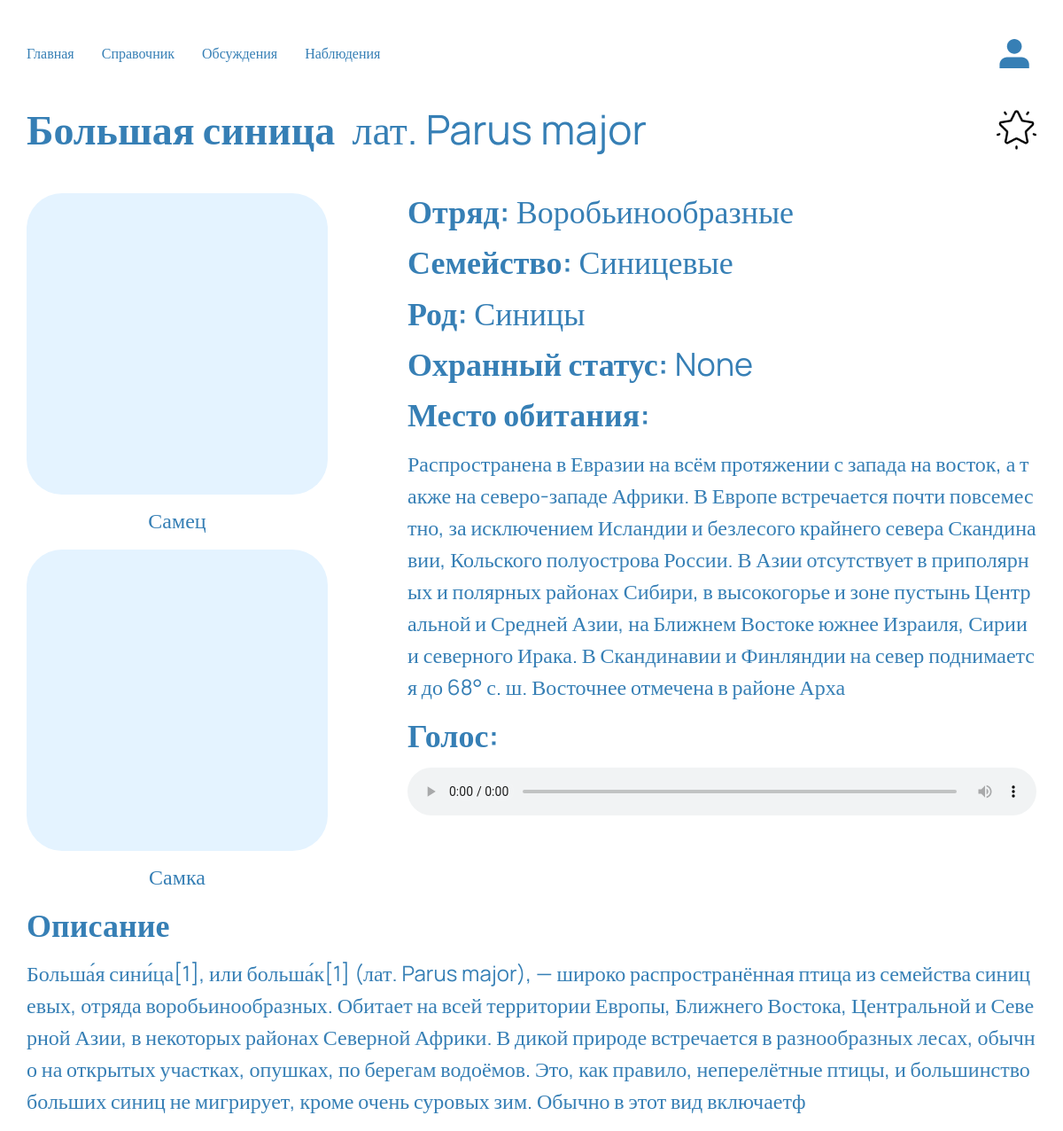
Before: /lib/bird/11 with the older database file.
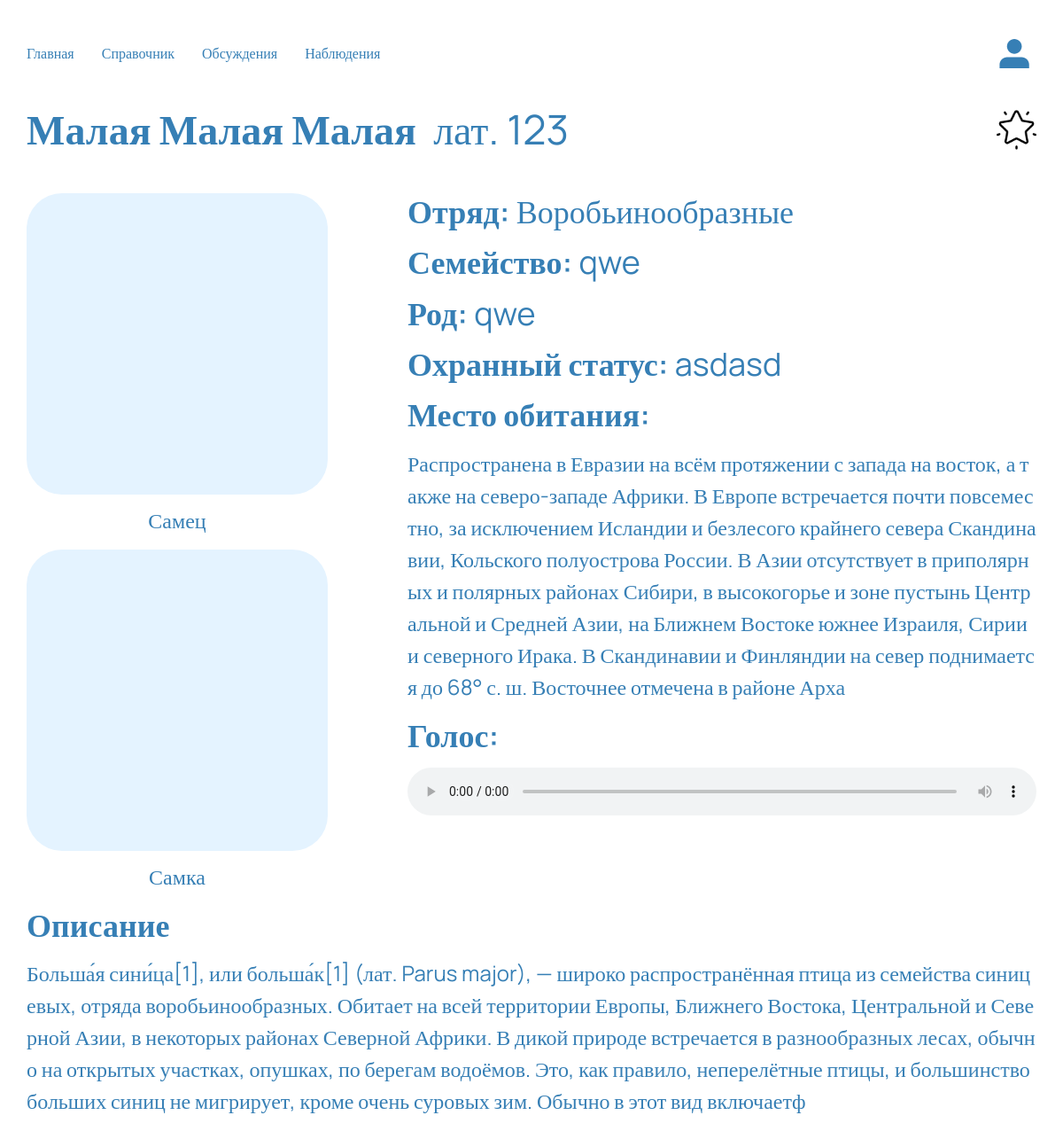
After: the same page with the newer database file.
### birdlib/models.py (models this page shows)
class Bird(models.Model):
    user = ForeignKey(User, on_delete=models.CASCADE)
    name = models.CharField(max_length=50, null=False)
    lat_name = models.CharField(max_length=50, blank=True, null=True)
    squad = models.CharField(max_length=50, blank=True, null=True)
    family = models.CharField(max_length=50, blank=True, null=True)
    genus = models.CharField(max_length=50, blank=True, null=True)
    protection = models.CharField(max_length=50, blank=True, null=True)
    habitat = models.TextField(max_length=1000, blank=True, null=True)
    description = models.TextField(max_length=1000, blank=True, null=True)
    audio = models.FileField(upload_to="songs/", blank=True, null=True)
    logo_men = models.ImageField(null=True, blank=True, upload_to=bird_file_directory_path)
    logo_woman = models.ImageField(null=True, blank=True, upload_to=bird_file_directory_path)
    favourites = models.ManyToManyField(User, related_name="favourites", blank=True)

### birdlib/views.py (the view, shortened to what this page needs)
# urls.py: path('bird/<int:pk>', DetailBirdView.as_view(), name='details'),
class DetailBirdView(View):
    def get(self, request: HttpRequest, pk: int) -> HttpResponse:
        if request.user.is_authenticated:
            favourites = request.user.favourites.filter(pk=pk).first()
        else:
            favourites = False
        context = {
            'group_exists': request.user.groups.filter(name='Moderators').exists(),
            'favourites': favourites,
            'bird': Bird.objects.get(pk=pk),
        }
        return render(request, 'birdlib/detail_bird.html', context=context)

### birdlib/templates/birdlib/detail_bird.html (shortened to what this page needs)
{% extends "base.html" %}
{% block main %}
<div class="container">
    <div class='favourites_block'>
        <h1 class="bird-title">{{bird.name}} {% if bird.lat_name %} <span class="bird-title_lat">лат. {{bird.lat_name}}</span> {% endif %}</h1>
        <form method="post">
            {% if favourites %}
                <button type="submit" class="favourites_true"></button>
            {% else %}
                <button type="submit" class="favourites_false"></button>
            {% endif %}
        </form>
    </div>
    <div class="bird-block">
        <div class="bird-photos">
            <div class="bird-img" {% if bird.logo_men %} style="background-image: url(../../..{{ bird.logo_men.url}});" {% endif %}></div>
            <p class="birds-ing_sub">Самец</p>
            <div class="bird-img" {% if bird.logo_woman %} style="background-image: url(../../..{{ bird.logo_woman.url}});" {% endif %}></div>
            <p class="birds-ing_sub">Самка</p>
        </div>
        <div class="bird-bio">
            <p class="bird-info"><span class="bird-chapter">Отряд:</span> {{bird.squad}}</p>
            <p class="bird-info"><span class="bird-chapter">Семейство:</span> {{bird.family}}</p>
            <p class="bird-info"><span class="bird-chapter">Род:</span> {{bird.genus}}</p>
            <p class="bird-info"><span class="bird-chapter">Охранный статус:</span> {{bird.protection}}</p>
            <p class="bird-info"><span class="bird-chapter">Место обитания:</span></p>
            <p class="bird-more">{{bird.habitat}}</p>
            <p class="bird-info"><span class="bird-chapter">Голос:</span></p>
            <audio class="bird-audio" controls src="../../..{{ bird.audio.url}}"></audio>
        </div>
    </div>
    <p class="bird-info"><span class="bird-chapter">Описание</span></p>
    <p class="bird-more">{{bird.description}}</p>
</div>
{% endblock %}

### templates/base.html (shortened to what this page needs)
<!DOCTYPE html>
{% load static %}
<html lang="ru">
<head>
    <link rel="stylesheet" href="{% static 'css/normalize.css' %}" />
    <link rel="stylesheet" href="{% static 'css/common.css' %}" />
    <link rel="stylesheet" href="{% static 'css/header.css' %}" />
    <link rel="stylesheet" href="{% static 'css/styles.css' %}" />
</head>
<body>
    <header class="header container">
        <nav class="nav">
            <ul class="nav-list">
                <li class="nav-item">
                    <a class="nav-link" href="{% url 'home' %}">Главная</a>
                </li>
                <li class="nav-item">
                    <a class="nav-link" href="{% url 'birdlib:list' %}">Справочник</a>
                </li>
                <li class="nav-item">
                    <a class="nav-link" href="{% url 'discussions:list' %}">Обсуждения</a>
                </li>
                <li class="nav-item">
                    <a class="nav-link" href="{% url 'observations:list' %}">Наблюдения</a>
                </li>
            </ul>
        </nav>
        <a href="{% url 'userprofile:profile' %}" class="account_link"></a>
    </header>
    <main>
        {% block main %}{% endblock %}
    </main>
</body>
</html>

### static/css/common.css (style rules this page uses)
:root { --pale-blue-color: #E4F3FF; --blue-color: #367FB5; --blue-one-color: #B5D6EF; }
* { box-sizing: border-box; font-family: Manrope; color: var(--blue-color); }
a { color: currentColor; text-decoration: none; }
h1, h2 { margin-top: 0; }
ul, p { margin: 0; padding: 0; }
li { list-style: none; }
.container { margin-left: auto; margin-right: auto; padding-left: 30px; padding-right: 30px; max-width: 1300px; }

### static/css/header.css (style rules this page uses)
.header { display: flex; align-items: center; padding-top: 35px; padding-bottom: 35px; }
.nav { margin-right: auto; }
.nav-list { display: flex; }
.nav-item:not(:last-child) { margin-right: 31px; }
.account_link { display: block; width: 50px; height: 50px; background-image: url("../img/user.svg"); }

### static/css/styles.css (style rules this page uses)
.favourites_block { display: flex; align-items: center; margin-bottom: 45px; }
.favourites_true, .favourites_false { display: block; width: 45px; height: 45px; border: none; background-color: white; background-size: cover; background-position: center; background-repeat: no-repeat; }
.favourites_false { background-image: url(../img/favourites_false.png); }
.bird-title { font-size: 46px; margin-bottom: 0; margin-right: auto; }
.bird-title_lat { margin-left: 10px; font-weight: 400; }
.bird-block { display: flex; margin-bottom: 20px; }
.bird-photos { margin-right: 90px; margin-bottom: -20px; }
.bird-img { margin-bottom: 15px; width: 340px; height: 340px; border-radius: 40px; background-size: cover; background-color: rgba(228, 243, 255, 1); }
.birds-ing_sub { margin-bottom: 20px; font-size: 24px; text-align: center; }
.bird-info { font-size: 36px; margin-bottom: 16px; }
.bird-chapter { font-weight: 600; }
.bird-more { margin-bottom: 16px; font-size: 24px; line-height: 1.5; word-break: break-all; }
.bird-audio { width: 100%; }

Changed rows visible on the page:
changed Bird "Воробьинообразные": name "Большая синица" → "Малая Малая Малая"; lat_name "Parus major" → "123"; family "Синицевые" → "qwe"; genus "Синицы" → "qwe"; protection "None" → "asdasd"
